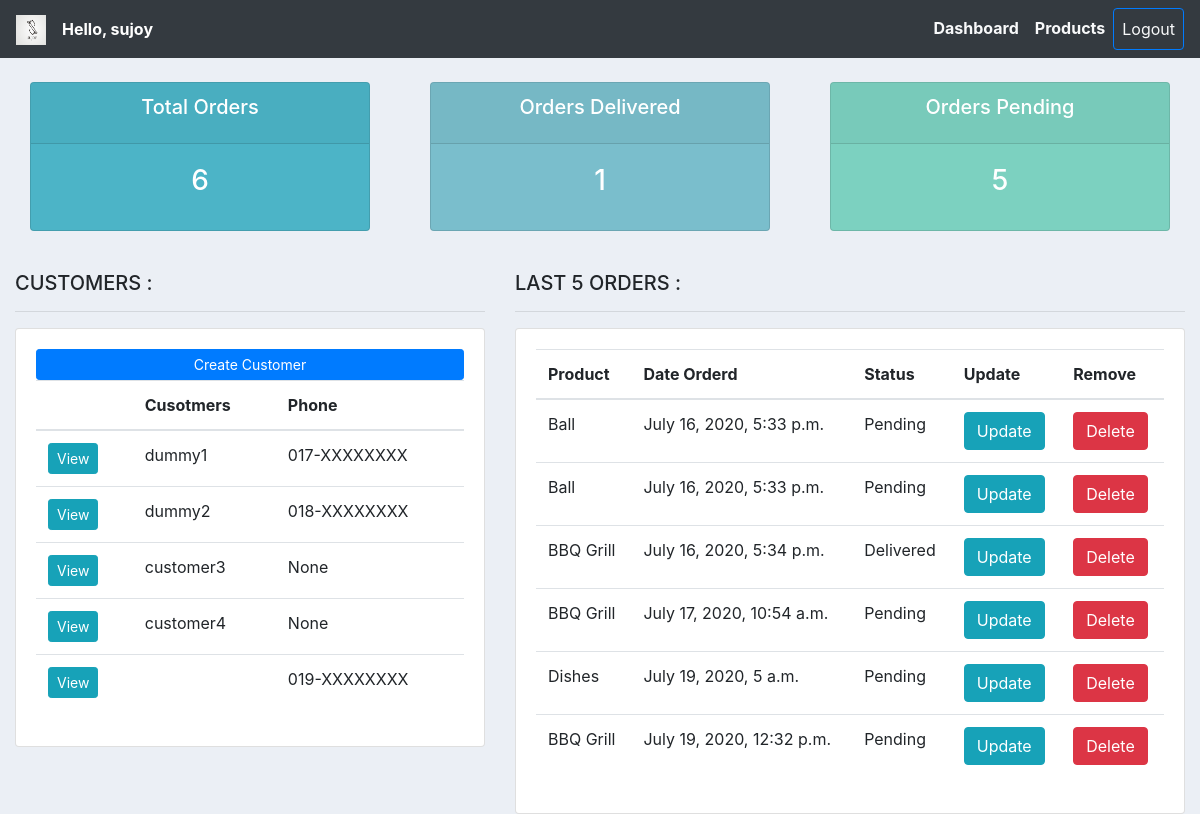
Before: / (signed in) with the older database file.
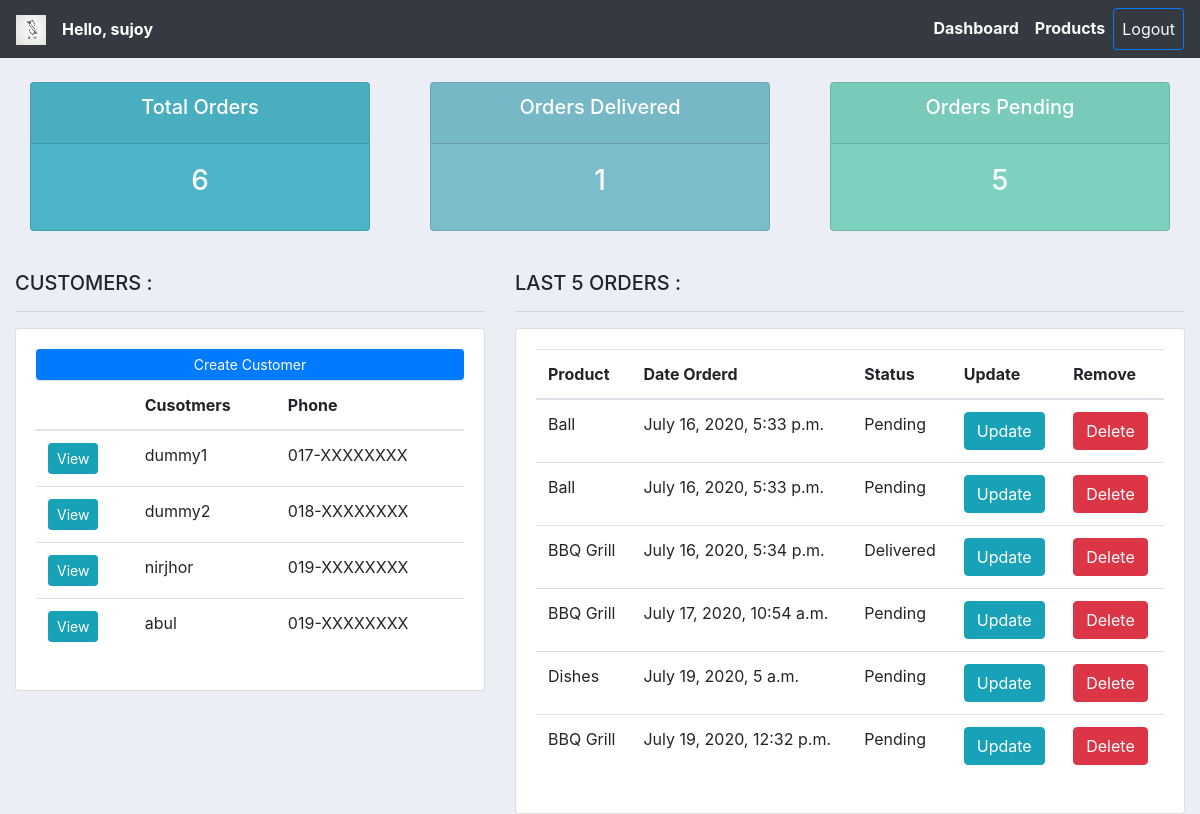
After: the same page with the newer database file.
### accounts/models.py (models this page shows, shortened)
class Customer(models.Model):
    user = models.OneToOneField(User, null=True, on_delete=models.CASCADE)
    name = models.CharField(max_length=120, null=True)
    phone = models.CharField(max_length=120, null=True)
    email = models.EmailField(null=True)
    profile_pic = models.ImageField(default='profile-pic.png', null
    =True, blank=True)
    date_created = models.DateTimeField(auto_now_add=True, null=True)
    def get_absolute_url(self):
        return reverse("crm:customer", kwargs={'id':self.id})

class Order(models.Model):
    STATUS = (
        ('Pending', 'Pending'),
        ('Out for delivary', 'Out for delivary'),
        ('Delivered', 'Delivered'),
    )
    customer = models.ForeignKey(Customer, null=True, on_delete=models.SET_NULL)
    product = models.ForeignKey(Product, null=True, on_delete=models.SET_NULL)
    date_created = models.DateTimeField(auto_now_add=True, null=True)
    status =  models.CharField(max_length=120, null=True, choices=STATUS)
    note =  models.CharField(max_length=120, null=True)
    def get_absolute_url(self):
        return reverse("crm:update-order", kwargs={'id':self.id})
    def get_delete_url(self):
        return reverse("crm:delete-order", kwargs={'id':self.id})

class Product(models.Model):
    CATAGORY = (
        ('Indoor', 'Indoor'),
        ('Outdoor', 'Outdoor')
    )
    name = models.CharField(max_length=120, null=True)
    price = models.FloatField(null=True)
    catagory = models.CharField(max_length=120, null=True, choices=CATAGORY)
    description = models.CharField(max_length=220, null=True, blank=True)
    date_created = models.DateTimeField(auto_now_add=True, null=True)
    tags = models.ManyToManyField(Tag)
    def __str__(self):
        return self.name

### accounts/decorators.py (the view)
    def wrapper_func(request, *args, **kwargs):
        group = None
        if request.user.groups.exists():
            group = request.user.groups.all()[0].name
        if group == "customer":
            return redirect('crm:user-page')
        if group == "admin":
            return view_func(request, *args, **kwargs)

### accounts/views.py (called while the page is built)
@login_required(login_url='crm:login')
@admin_only
def home_view(request):
    template_name = "accounts/dashboard.html"
    customers = Customer.objects.all()
    orders = Order.objects.all()
    total_order = orders.count()
    delivered = orders.filter(status='Delivered').count()
    pending = orders.filter(status='Pending').count()
    context = {
        'customers' : customers,
        'orders' : orders,
        'total_order' : total_order,
        'delivered' : delivered,
        'pending' : pending
    }
    return render(request, template_name, context)

### accounts/templates/accounts/dashboard.html
{% extends 'accounts/base.html' %}
{% load static %}
{% block content %}
{% include 'accounts/status.html' %}
<br>
<div class="row">
    <div class="col-md-5">
        <h5>CUSTOMERS :</h5>
        <hr>
        <div class="card card-body">
            <a href="" class="btn btn-primary btn-block btn-sm">Create Customer</a>
            <table class="table">
                <thead>
                    <tr>
                        <th></th>
                        <th>Cusotmers</th>
                        <th>Phone</th>
                    </tr>
                </thead>
                <tbody>
                    {% for customer in customers %}
                        <tr>
                            <td><a href="{{ customer.get_absolute_url }}" class="btn btn-sm btn-info">View</a></td>
                            <td>{{ customer.user.username }}</td>
                            <td>{{ customer.phone }}</td>
                        </tr>
                    {% endfor %}
                </tbody>
            </table>
        </div>
    </div>
    <div class="col-md-7">
        <h5>LAST 5 ORDERS :</h5>
        <hr>
        <div class="card card-body">
            <table class="table">
                <thead>
                    <tr>
                        <th>Product</th>
                        <th>Date Orderd</th>
                        <th>Status</th>
                        <th>Update</th>
                        <th>Remove</th>
                    </tr>
                </thead>
                <tbody>
                  {% for order in orders %}
                    <tr>
                      <td>{{ order.product }}</td>
                      <td>{{ order.date_created }}</td>
                      <td>{{ order.status }}</td>
                      <td><a href="{{ order.get_absolute_url }}" class="btn btn-info">Update</a></td>
                      <td><a href="{{ order.get_delete_url }}" class="btn btn-danger">Delete</a></td>
                    </tr>
                  {% endfor %}
                </tbody>
            </table>
        </div>
    </div>
</div>
{% endblock %}

### accounts/templates/accounts/base.html (shortened to what this page needs)
{% load static %}
<!doctype html>
<html lang="en">
  <head>
    <link rel="stylesheet" href="https://stackpath.bootstrapcdn.com/bootstrap/4.3.1/css/bootstrap.min.css">
    <link rel="stylesheet" href="{% static '/css/style.css' %}">
  </head>
  <body>
    {% include 'accounts/navbar.html' %}
    <div class="container-fluid">
      {% block content %}
      {% endblock %}
    </div>
  </body>
</html>

### accounts/templates/accounts/navbar.html (shortened to what this page needs)
{% load static %}
<nav class="navbar navbar-expand-lg navbar-dark bg-dark">
    <a class="navbar-brand" href="/">
      <img src="{% static 'images/logo.png' %}" alt="logo" height="30px" width="30px">
    </a>
    <span class="text-white mr-4 font-weight-bold">Hello, {{ request.user }}</span>
    <div class="collapse navbar-collapse" id="navbarNavAltMarkup">
      {% if request.user.is_staff %}
      <div class="navbar-nav ml-auto">
        <a class="nav-item nav-link font-weight-bold text-light" href="{% url 'crm:home'%}">Dashboard</a>
        <a class="nav-item nav-link font-weight-bold text-light" href="{% url 'crm:products' %}">Products</a>
        <a class="nav-item nav-link btn btn-outline-primary text-light" href="{% url 'crm:logout' %}">Logout</a>
      </div>
      {% else %}
      <div class="navbar-nav ml-auto">
        <a class="nav-item nav-link active" href="{% url 'crm:account'%}">Settings</a>
        <a class="nav-item nav-link btn btn-primary" href="{% url 'crm:logout' %}">Logout</a>
      </div>
      {% endif %}
    </div>
  </nav>

### accounts/templates/accounts/status.html
<br>
<div class="row">
	<div class="col">
		<div class="col-md">
			<div class="card text-center text-white  mb-3" id="total-orders">
			  	<div class="card-header">
			  		<h5 class="card-title">Total Orders</h5>
			  	</div>
			  	<div class="card-body">
			    	<h3 class="card-title">{{ total_order }}</h3>
			  	</div>
			</div>
		</div>
	</div>
	<div class="col">
		<div class="col-md">
			<div class="card text-center text-white  mb-3" id="orders-delivered">
			  	<div class="card-header">
			  		<h5 class="card-title">Orders Delivered</h5>
			  	</div>
			  	<div class="card-body">
			    	<h3 class="card-title">{{ delivered }}</h3>
			  	</div>
			</div>
		</div>
	</div>
	<div class="col">
		<div class="col-md">
			<div class="card text-center text-white  mb-3" id="orders-pending">
			  	<div class="card-header">
			  		<h5 class="card-title">Orders Pending</h5>
			  	</div>
			  	<div class="card-body">
			    	<h3 class="card-title">{{ pending }}</h3>
			  	</div>
			</div>
		</div>
	</div>
</div>

### staticfiles/css/style.css (style rules this page uses)
body { background-color: #ebeff5; }
#total-orders { background-color: #4cb4c7; }
#orders-delivered { background-color: #7abecc; }
#orders-pending { background-color: #7CD1C0; }

Changed rows visible on the page:
removed Customer: user.username "customer3", phone "None"
removed Customer: user.username "customer4", phone "None"
removed Customer: phone "019-XXXXXXXX"
added Customer: user.username "nirjhor", phone "019-XXXXXXXX"
added Customer: user.username "abul", phone "019-XXXXXXXX"
